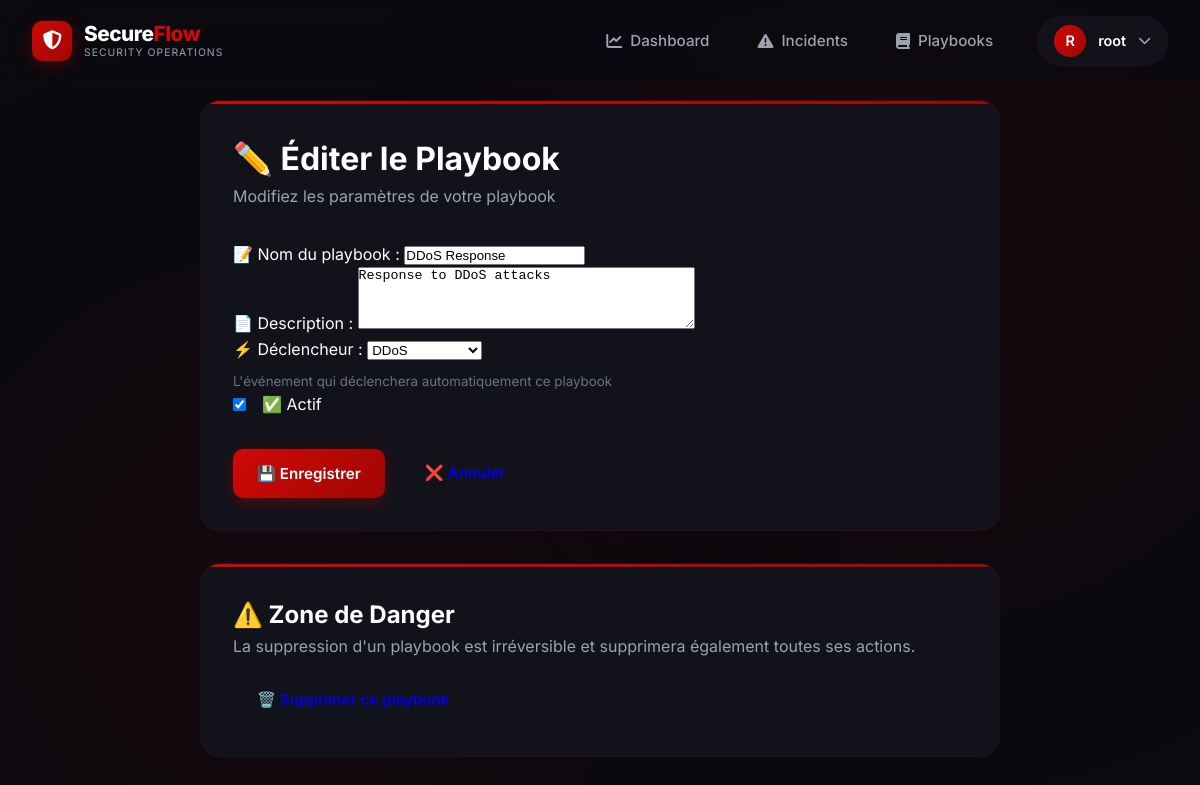
/playbooks/18/edit/ (signed in), run on the app's committed database.
### playbooks/models.py (models this page shows, shortened)
class Playbook(models.Model):
    TRIGGER_CHOICES = [
        ('ssh_bruteforce', 'SSH Bruteforce'),
        ('port_scan', 'Port Scan'),
        ('web_attack', 'Web Attack'),
        ('ddos_attack', 'DDoS'),
        ('suspicious_ip', 'Suspicious IP'),
    ]
    name = models.CharField(max_length=200)
    description = models.TextField()
    trigger = models.CharField(max_length=50, choices=TRIGGER_CHOICES)
    is_active = models.BooleanField(default=True)
    created_by = models.ForeignKey(User, on_delete=models.CASCADE)
    execution_count = models.IntegerField(default=0)
    created_at = models.DateTimeField(auto_now_add=True)

### playbooks/views.py (the view)
# urls.py: path('<int:pk>/edit/', views.playbook_edit, name='edit'),
@login_required
def playbook_edit(request, pk):
    playbook = get_object_or_404(Playbook, pk=pk)
    if request.method == 'POST':
        form = PlaybookForm(request.POST, instance=playbook)
        if form.is_valid():
            form.save()
            messages.success(request, f'✅ Playbook "{playbook.name}" mis à jour !')
            return redirect('playbooks:detail', pk=playbook.pk)
        else:
            messages.error(request, '❌ Erreur lors de la mise à jour.')
    else:
        form = PlaybookForm(instance=playbook)
    context = {
        'form': form,
        'playbook': playbook,
        'is_edit': True
    }
    return render(request, 'playbooks/create.html', context)

### playbooks/forms.py
class PlaybookForm(forms.ModelForm):
    class Meta:
        model = Playbook
        fields = ['name', 'description', 'trigger', 'is_active']
        widgets = {
            'name': forms.TextInput(attrs={
                'class': 'form-control',
                'placeholder': 'Nom du playbook'
            }),
            'description': forms.Textarea(attrs={
                'class': 'form-control',
                'placeholder': 'Description détaillée du playbook',
                'rows': 4
            }),
            'trigger': forms.Select(attrs={
                'class': 'form-control'
            }),
            'is_active': forms.CheckboxInput(attrs={
                'class': 'form-check-input'
            })
        }
        labels = {
            'name': '📝 Nom du playbook',
            'description': '📄 Description',
            'trigger': '⚡ Déclencheur',
            'is_active': '✅ Actif'
        }

### templates/playbooks/create.html (shortened to what this page needs)
{% extends 'base.html' %}
{% block content %}
<div class="card" style="max-width: 800px; margin: 0 auto;">
    <h1>{% if is_edit %}✏️ Éditer le Playbook{% else %}➕ Créer un Playbook{% endif %}</h1>
    <p style="color: var(--text-gray); margin-bottom: 2rem;">
        {% if is_edit %}
            Modifiez les paramètres de votre playbook
        {% else %}
            Créez un playbook pour automatiser vos réponses aux incidents
        {% endif %}
    </p>
    <form method="post">
        <div class="form-group">
            {{ form.name.label_tag }}
            {{ form.name }}
        </div>
        <div class="form-group">
            {{ form.description.label_tag }}
            {{ form.description }}
        </div>
        <div class="form-group">
            {{ form.trigger.label_tag }}
            {{ form.trigger }}
            <small style="color: var(--text-muted); display: block; margin-top: 0.5rem;">
                L'événement qui déclenchera automatiquement ce playbook
            </small>
        </div>
        <div class="form-group" style="display: flex; align-items: center; gap: 1rem;">
            {{ form.is_active }}
            <label for="{{ form.is_active.id_for_label }}" style="margin: 0; cursor: pointer;">
                {{ form.is_active.label }}
            </label>
        </div>
        <div style="display: flex; gap: 1rem; margin-top: 2rem;">
            <button type="submit" class="btn btn-primary">
                {% if is_edit %}💾 Enregistrer{% else %}✅ Créer le Playbook{% endif %}
            </button>
            <a href="{% if is_edit %}{% url 'playbooks:detail' playbook.id %}{% else %}{% url 'playbooks:list' %}{% endif %}" class="btn btn-danger">
                ❌ Annuler
            </a>
        </div>
    </form>
</div>
{% if is_edit %}
<div class="card" style="max-width: 800px; margin: 2rem auto;">
    <h2 style="color: var(--danger);">⚠️ Zone de Danger</h2>
    <p style="color: var(--text-gray); margin-bottom: 1rem;">
        La suppression d'un playbook est irréversible et supprimera également toutes ses actions.
    </p>
    <a href="{% url 'playbooks:delete' playbook.id %}" class="btn btn-danger">
        🗑️ Supprimer ce playbook
    </a>
</div>
{% endif %}
{% endblock %}

### templates/base.html (shortened to what this page needs)
<!DOCTYPE html>
<html lang="fr">
<head>
    <link rel="stylesheet" href="https://cdnjs.cloudflare.com/ajax/libs/font-awesome/6.5.0/css/all.min.css">
</head>
<body>
    <div class="bg-animation">
    </div>
    {% if user.is_authenticated %}
    <nav class="modern-navbar">
        <div class="navbar-container">
            <a href="{% url 'dashboard:home' %}" class="navbar-brand">
                <div class="brand-icon">
                    <i class="fa-solid fa-shield-halved"></i>
                </div>
                <div class="brand-text">
                    <div class="brand-name">
                        Secure<span class="highlight">Flow</span>
                    </div>
                    <div class="brand-subtitle">Security Operations</div>
                </div>
            </a>
            <div class="nav-menu">
                <a href="{% url 'dashboard:home' %}" class="nav-link">
                    <i class="fa-solid fa-chart-line"></i>
                    <span>Dashboard</span>
                </a>
                <a href="{% url 'incidents:list' %}" class="nav-link">
                    <i class="fa-solid fa-triangle-exclamation"></i>
                    <span>Incidents</span>
                </a>
                <a href="{% url 'playbooks:list' %}" class="nav-link">
                    <i class="fa-solid fa-book"></i>
                    <span>Playbooks</span>
                </a>
                <div class="nav-user">
                    <div class="nav-user-trigger" onclick="toggleDropdown()">
                        <div class="user-avatar">
                            {{ user.username|slice:":1"|upper }}
                        </div>
                        <span class="user-name">{{ user.username }}</span>
                        <i class="fa-solid fa-chevron-down" style="font-size: 0.8rem; color: var(--text-gray);"></i>
                    </div>
                </div>
            </div>
        </div>
    </nav>
    {% endif %}
    <div class="main-container">
        {% block content %}{% endblock %}
    </div>
</body>
</html>

### templates/base.html (style rules this page uses)
:root { --primary: #cf0906; --primary-dark: #a00704; --primary-light: #ff2420; --primary-glow: rgba(207, 9, 6, 0.3); --bg-dark: #0a0a0f; --bg-darker: #060609; --bg-card: #12121a; --bg-light: #1a1a24; --text-light: #ffffff; --text-gray: #9ca3af; --text-muted: #6b7280; --accent: #1f2937; --border: rgba(207, 9, 6, 0.1); --transition: all 0.3s cubic-bezier(0.4, 0, 0.2, 1); }
* { margin: 0; padding: 0; box-sizing: border-box; }
body { font-family: 'Inter', sans-serif; background: var(--bg-dark); color: var(--text-light); line-height: 1.6; overflow-x: hidden; }
.bg-animation { position: fixed; top: 0; left: 0; width: 100%; height: 100%; z-index: -1; overflow: hidden; pointer-events: none; }
.modern-navbar { position: fixed; top: 0; left: 0; right: 0; z-index: 1000; background: rgba(10, 10, 15, 0.8); backdrop-filter: blur(20px) saturate(180%); border-bottom: 1px solid var(--border); transition: var(--transition); }
.navbar-container { max-width: 1400px; margin: 0 auto; padding: 1rem 2rem; display: flex; justify-content: space-between; align-items: center; }
.navbar-brand { display: flex; align-items: center; gap: 0.75rem; text-decoration: none; font-weight: 800; font-size: 1.5rem; color: var(--text-light); letter-spacing: -0.5px; transition: var(--transition); }
.brand-icon { width: 40px; height: 40px; background: linear-gradient(135deg, var(--primary), var(--primary-dark)); border-radius: 10px; display: flex; align-items: center; justify-content: center; box-shadow: 0 4px 20px var(--primary-glow); transition: var(--transition); }
.brand-icon i { font-size: 1.2rem; color: white; }
.brand-text { display: flex; flex-direction: column; line-height: 1.2; }
.brand-name { font-size: 1.3rem; }
.brand-name .highlight { color: var(--primary); }
.brand-subtitle { font-size: 0.65rem; color: var(--text-gray); font-weight: 400; text-transform: uppercase; letter-spacing: 1px; }
.nav-menu { display: flex; gap: 0.5rem; align-items: center; }
.nav-link { position: relative; padding: 0.75rem 1.25rem; color: var(--text-gray); text-decoration: none; font-weight: 500; font-size: 0.95rem; border-radius: 10px; transition: var(--transition); display: flex; align-items: center; gap: 0.5rem; }
.nav-link i { font-size: 1rem; transition: var(--transition); }
.nav-user { position: relative; margin-left: 1rem; }
.nav-user-trigger { display: flex; align-items: center; gap: 0.75rem; padding: 0.5rem 1rem; background: var(--bg-card); border: 1px solid var(--border); border-radius: 50px; cursor: pointer; transition: var(--transition); }
.user-avatar { width: 32px; height: 32px; border-radius: 50%; background: linear-gradient(135deg, var(--primary), var(--primary-dark)); display: flex; align-items: center; justify-content: center; font-weight: 600; font-size: 0.9rem; color: white; }
.user-name { font-weight: 600; font-size: 0.9rem; }
.main-container { max-width: 1400px; margin: 0 auto; padding: 100px 2rem 3rem; min-height: 100vh; }
.card { background: var(--bg-card); border-radius: 20px; padding: 2rem; margin-bottom: 2rem; border: 1px solid var(--border); transition: var(--transition); position: relative; overflow: hidden; }
.card::before { content: ''; position: absolute; top: 0; left: 0; width: 100%; height: 3px; background: linear-gradient(90deg, var(--primary), var(--primary-dark)); }
.btn { display: inline-flex; align-items: center; justify-content: center; gap: 0.5rem; padding: 0.75rem 1.5rem; border: none; border-radius: 10px; cursor: pointer; text-decoration: none; transition: var(--transition); font-size: 0.95rem; font-weight: 600; position: relative; overflow: hidden; font-family: 'Inter', sans-serif; }
.btn::before { content: ''; position: absolute; top: 50%; left: 50%; width: 0; height: 0; border-radius: 50%; background: rgba(255, 255, 255, 0.2); transform: translate(-50%, -50%); transition: width 0.6s, height 0.6s; }
.btn-primary { background: linear-gradient(135deg, var(--primary) 0%, var(--primary-dark) 100%); color: white; box-shadow: 0 4px 15px var(--primary-glow); }

### data on the page
Playbook: name "DDoS Response", description "Response to DDoS attacks", trigger "DDoS", is_active "☑"

### other printed values
{{ user.username|slice:":1"|upper }} "R"
{{ user.username }} "root"
